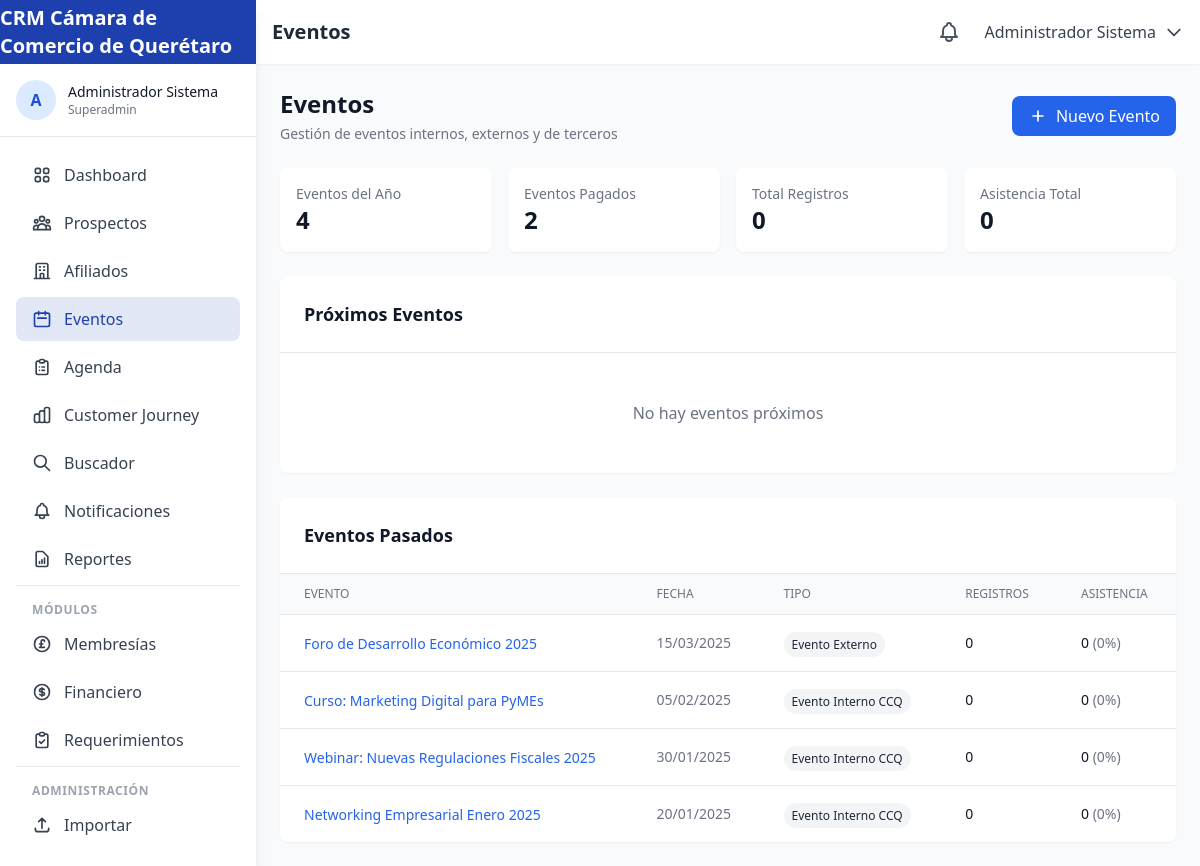
Screenshot of /eventos (signed in) with the database file from the repository.
### tables this page shows
CREATE TABLE IF NOT EXISTS `events` (
    `id` INT UNSIGNED AUTO_INCREMENT PRIMARY KEY,
    `title` VARCHAR(255) NOT NULL,
    `description` TEXT,
    `event_type` ENUM('interno', 'externo', 'terceros') NOT NULL,
    `category` VARCHAR(100),
    `start_date` DATETIME NOT NULL,
    `end_date` DATETIME NOT NULL,
    `location` VARCHAR(255),
    `address` TEXT,
    `google_maps_url` VARCHAR(500),
    `is_online` TINYINT(1) DEFAULT 0,
    `online_url` VARCHAR(500),
    `max_capacity` INT UNSIGNED,
    `is_paid` TINYINT(1) DEFAULT 0,
    `price` DECIMAL(10,2) DEFAULT 0,
    `member_price` DECIMAL(10,2) DEFAULT 0,
    `registration_url` VARCHAR(255) UNIQUE,
    `image` VARCHAR(255),
    `status` ENUM('draft', 'published', 'cancelled', 'completed') DEFAULT 'draft',
    `target_audiences` JSON COMMENT 'afiliados, prospectos, publico, etc.',
    `created_by` INT UNSIGNED,
    `created_at` TIMESTAMP DEFAULT CURRENT_TIMESTAMP,
    `updated_at` TIMESTAMP DEFAULT CURRENT_TIMESTAMP ON UPDATE CURRENT_TIMESTAMP,
    FOREIGN KEY (`created_by`) REFERENCES `users`(`id`) ON DELETE SET NULL
);

### app/views/events/index.php (the view, shortened to what the rows shown need)
<div class="space-y-6">
    <div class="flex flex-col sm:flex-row sm:items-center sm:justify-between">
        <div>
            <h2 class="text-2xl font-bold text-gray-900">Eventos</h2>
        </div>
    </div>
    <?php if (!empty($pastEvents)): ?>
    <div class="bg-white rounded-lg shadow-sm">
        <div class="overflow-x-auto">
            <table class="min-w-full divide-y divide-gray-200">
                <thead class="bg-gray-50">
                    <tr>
                        <th class="px-6 py-3 text-left text-xs font-medium text-gray-500 uppercase">Evento</th>
                        <th class="px-6 py-3 text-left text-xs font-medium text-gray-500 uppercase">Fecha</th>
                        <th class="px-6 py-3 text-left text-xs font-medium text-gray-500 uppercase">Tipo</th>
                        <th class="px-6 py-3 text-left text-xs font-medium text-gray-500 uppercase">Registros</th>
                        <th class="px-6 py-3 text-left text-xs font-medium text-gray-500 uppercase">Asistencia</th>
                    </tr>
                </thead>
                <tbody class="divide-y divide-gray-200">
                    <?php foreach ($pastEvents as $event): ?>
                    <tr class="hover:bg-gray-50">
                        <td class="px-6 py-4">
                            <a href="<?php echo BASE_URL; ?>/eventos/<?php echo $event['id']; ?>" class="text-sm font-medium text-blue-600 hover:text-blue-800">
                                <?php echo htmlspecialchars($event['title']); ?>
                            </a>
                        </td>
                        <td class="px-6 py-4 text-sm text-gray-500">
                            <?php echo date('d/m/Y', strtotime($event['start_date'])); ?>
                        </td>
                        <td class="px-6 py-4">
                            <span class="px-2 py-1 text-xs rounded-full bg-gray-100 text-gray-800">
                                <?php echo $eventTypes[$event['event_type']] ?? $event['event_type']; ?>
                            </span>
                        </td>
                        <td class="px-6 py-4 text-sm text-gray-900">
                            <?php echo $event['registered_count']; ?>
                        </td>
                        <td class="px-6 py-4 text-sm text-gray-900">
                            <?php echo $event['attended_count']; ?>
                            <span class="text-gray-500">
                                (<?php echo $event['registered_count'] > 0 ? round(($event['attended_count'] / $event['registered_count']) * 100) : 0; ?>%)
                            </span>
                        </td>
                    </tr>
                    <?php endforeach; ?>
                </tbody>
            </table>
        </div>
    </div>
    <?php endif; ?>
</div>

### rows the page displays
events: title "Foro de Desarrollo Económico 2025", start_date "15/03/2025", event_type "Evento Externo", registered_count "0", attended_count "0"
events: title "Curso: Marketing Digital para PyMEs", start_date "05/02/2025", event_type "Evento Interno CCQ", registered_count "0", attended_count "0"
events: title "Webinar: Nuevas Regulaciones Fiscales 2025", start_date "30/01/2025", event_type "Evento Interno CCQ", registered_count "0", attended_count "0"
events: title "Networking Empresarial Enero 2025", start_date "20/01/2025", event_type "Evento Interno CCQ", registered_count "0", attended_count "0"

### other values shown
$siteName "CRM Cámara de Comercio de Querétaro"
mb_substr($_SESSION['user_name'] ?? 'U', 0, 1, 'UTF-8') "A"
$_SESSION['user_name'] "Administrador Sistema"
$_SESSION['user_role'] "Superadmin"
$pageTitle "Eventos"
$stats['total_events'] "4"
$stats['paid_events'] "2"
$stats['total_registrations'] "0"
$stats['total_attendance'] "0"
